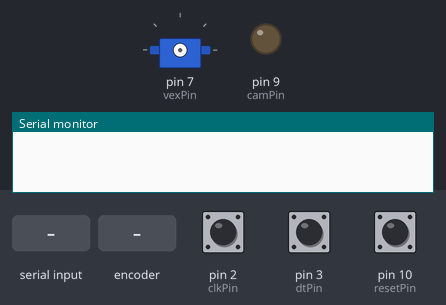
Bench run of a sketch on a simulated Arduino Uno, built with avr-gcc and run on an emulated ATmega328P. Shown: servo, output pins drawn as LEDs (lit = HIGH), the last lines printed to the serial monitor. The test bench sets the inputs (shaded band); at power-on: pin 10 (resetPin) HIGH, pin 2 (clkPin) HIGH, pin 3 (dtPin) HIGH.

Above: at 0.9 s.
1.0 s: "90,45\n" received over Serial
At 3.1 s:
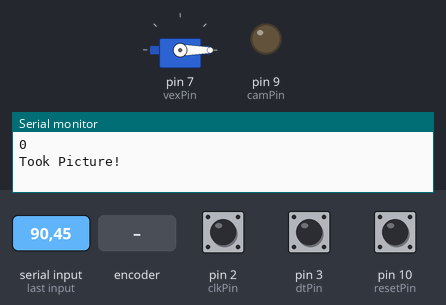
At 3.8 s:
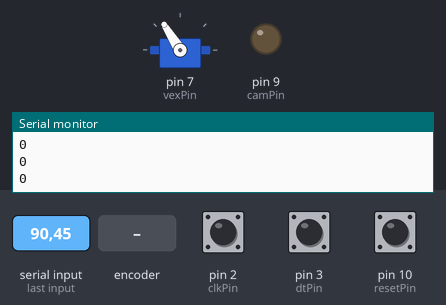
4.0 s: rotary encoder on pin 2 (clkPin) / pin 3 (dtPin) turned 1 step (first pin leading)
5.7 s: pin 10 (resetPin) pulled LOW for 0.15 s
At 6.4 s:
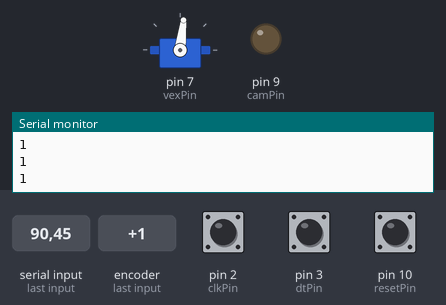
7.3 s: rotary encoder on pin 2 (clkPin) / pin 3 (dtPin) turned 1 step (first pin leading)
Timing chart, 0 to 10.0 s (numbered marks = the images above; inputs shaded):
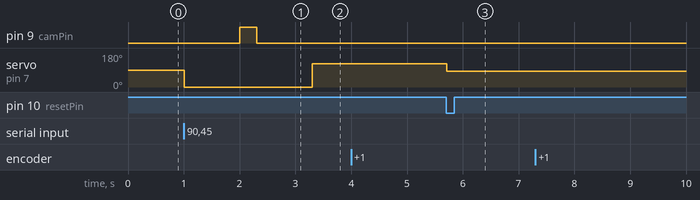

The sketch:

test.ino
```cpp
#include <Arduino.h>

#include <Servo.h>
#include <Timer.h>

#define CLOCKWISE 1800         // directions of the motor
#define COUNTER 1400

const int clkPin = 2;         // pins
const int dtPin = 3;
const int swPin = 4;
int vexPin = 7;
const int resetPin = 10;
const int camPin = 9;

int count = 0;               // ticks of the rotary encoder

int repeats = 0;             // number of repeats that took place
int event;                   // timer
Timer t;

class Slider {
public:
  int repeat;                  // number of times to stop and take pic
  int pictures;                // number of pictures to take at each stop
  int dur;                     // duration between each stop
  void init(int reps = 2, int phots = 1, int secs = 4, int pin = 7) {
    vexPin = pin;
    VEX.attach(vexPin);
    repeat = reps;
    pictures = 1;
    dur = secs;
  }
  void reset() {
    Serial.println("Resetting");
    while (count != 0) {
      monitorTurns();
      VEX.writeMicroseconds(COUNTER);
      Serial.println(count);
    }
    exit(1);
  }
  void resetTimer(int current) {
    t.stop(current);
    float calc = ((float)(dur + (2000 * pictures)) / dur);  // fixes timer offset
    event = t.every(dur*calc, takePicture, repeat);
  }
  void write(int micro) {
    VEX.writeMicroseconds(micro);
  }
private:
  Servo VEX;
};

Slider obj;

void setup() {
   Serial.begin(9600);
   getInput();
   pinMode(clkPin, INPUT);
   pinMode(dtPin, INPUT);
   pinMode(swPin, INPUT);
   pinMode(resetPin, INPUT);
   pinMode(camPin, OUTPUT);
   digitalWrite(swPin, HIGH);
   digitalWrite(resetPin, HIGH);
   event = t.every(obj.dur, takePicture, obj.repeat);
}

void loop() {
  if (digitalRead(resetPin) == LOW || repeats >= obj.repeat) {
    obj.reset();
  }
  monitorTurns();
  obj.write(CLOCKWISE);
  t.update();
}

void monitorTurns() {
  static int oldA = HIGH;
  static int oldB = HIGH;
  int newA = digitalRead(clkPin);
  int newB = digitalRead(dtPin);
  if (newA != oldA || newB != oldB) {
    if (oldA == HIGH && newA == LOW) {
      count += (oldB * 2 - 1); //oldB is either 1 or 0
    }
  }
  oldA = newA;
  oldB = newB;
  Serial.println(count);
}

void takePicture() {
  obj.write(0);
  for (int i = 0; i<obj.pictures; i++ ) {
    delay(1000);
    digitalWrite(camPin, HIGH);
    delay(300);
    digitalWrite(camPin, LOW);
    Serial.println("Took Picture!");
    delay(1000);
  }
  repeats++;
  obj.resetTimer(event);
}

void getInput() {
  while (!Serial.available()) {
    ;
  }
  char input1 = Serial.read();
  while (!Serial.available()) {
    ;
  }
  char input2 = Serial.read();
  while (!Serial.available()) {
    ;
  }
  char input3 = Serial.read();
  int repeat = input1 - '0';
  int pictures = input2 - '0';
  int dur = (input3 - '0') * 1000;
  obj.init(repeat, pictures, dur);
}
```

Measured:
- after the input at 1.0 s, pin 9 (camPin): LOW → HIGH after 1.0 s, → LOW 0.30 s later; servo on pin 7 (vexPin): 90° → 0° at once, → 122° 2.3 s later
- after the input at 5.7 s, servo on pin 7 (vexPin): 122° → 83° at once
